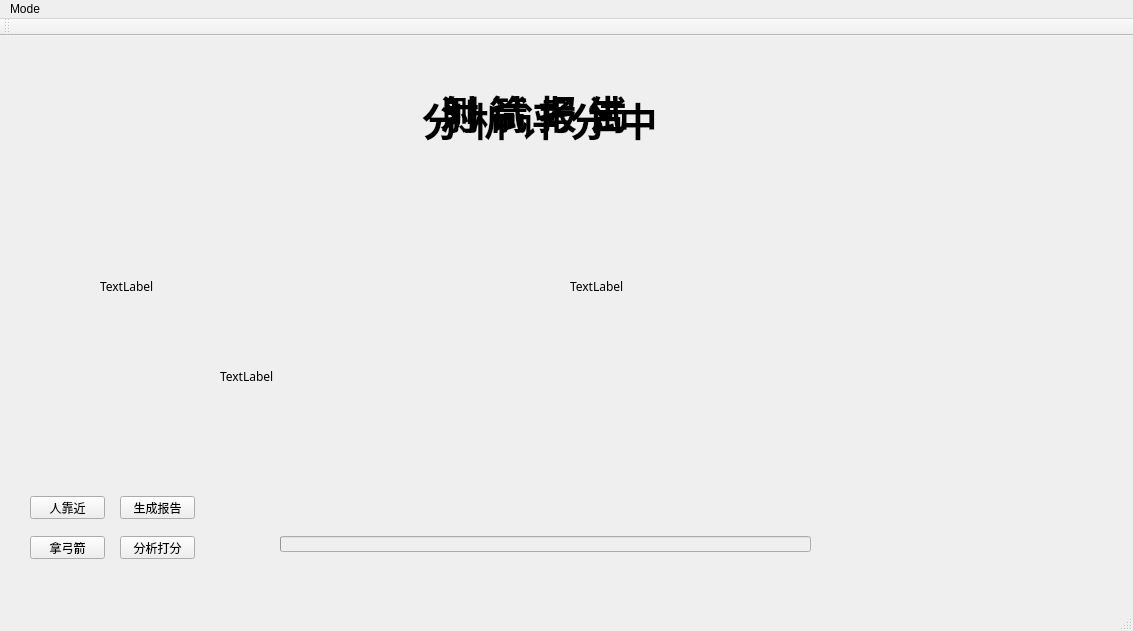
<?xml version="1.0" encoding="UTF-8"?>
<ui version="4.0">
 <class>MainWindow</class>
 <widget class="QMainWindow" name="MainWindow">
  <property name="geometry">
   <rect>
    <x>0</x>
    <y>0</y>
    <width>1133</width>
    <height>631</height>
   </rect>
  </property>
  <property name="windowTitle">
   <string>MainWindow</string>
  </property>
  <widget class="QWidget" name="centralWidget">
   <widget class="QProgressBar" name="progressBar">
    <property name="enabled">
     <bool>false</bool>
    </property>
    <property name="geometry">
     <rect>
      <x>280</x>
      <y>500</y>
      <width>531</width>
      <height>16</height>
     </rect>
    </property>
    <property name="maximum">
     <number>500</number>
    </property>
    <property name="value">
     <number>0</number>
    </property>
    <property name="textVisible">
     <bool>false</bool>
    </property>
   </widget>
   <widget class="QLabel" name="label1">
    <property name="geometry">
     <rect>
      <x>100</x>
      <y>100</y>
      <width>400</width>
      <height>300</height>
     </rect>
    </property>
    <property name="font">
     <font>
      <family>Gadugi</family>
     </font>
    </property>
    <property name="text">
     <string>TextLabel</string>
    </property>
   </widget>
   <widget class="QPushButton" name="pushButton">
    <property name="geometry">
     <rect>
      <x>30</x>
      <y>460</y>
      <width>75</width>
      <height>23</height>
     </rect>
    </property>
    <property name="text">
     <string>人靠近</string>
    </property>
   </widget>
   <widget class="QPushButton" name="pushButton_2">
    <property name="geometry">
     <rect>
      <x>30</x>
      <y>500</y>
      <width>75</width>
      <height>23</height>
     </rect>
    </property>
    <property name="text">
     <string>拿弓箭</string>
    </property>
   </widget>
   <widget class="QLabel" name="label2">
    <property name="geometry">
     <rect>
      <x>570</x>
      <y>100</y>
      <width>400</width>
      <height>300</height>
     </rect>
    </property>
    <property name="font">
     <font>
      <family>Gadugi</family>
     </font>
    </property>
    <property name="text">
     <string>TextLabel</string>
    </property>
    <property name="textFormat">
     <enum>Qt::PlainText</enum>
    </property>
   </widget>
   <widget class="QLabel" name="label">
    <property name="geometry">
     <rect>
      <x>440</x>
      <y>20</y>
      <width>211</width>
      <height>111</height>
     </rect>
    </property>
    <property name="font">
     <font>
      <family>微软雅黑</family>
      <pointsize>29</pointsize>
      <weight>75</weight>
      <bold>true</bold>
     </font>
    </property>
    <property name="text">
     <string>射 箭 考 试</string>
    </property>
   </widget>
   <widget class="QPushButton" name="pushButton_3">
    <property name="geometry">
     <rect>
      <x>120</x>
      <y>460</y>
      <width>75</width>
      <height>23</height>
     </rect>
    </property>
    <property name="text">
     <string>生成报告</string>
    </property>
   </widget>
   <widget class="QLabel" name="label_report">
    <property name="geometry">
     <rect>
      <x>440</x>
      <y>20</y>
      <width>211</width>
      <height>111</height>
     </rect>
    </property>
    <property name="font">
     <font>
      <family>微软雅黑</family>
      <pointsize>29</pointsize>
      <weight>75</weight>
      <bold>true</bold>
     </font>
    </property>
    <property name="text">
     <string>测 试 报 告</string>
    </property>
   </widget>
   <widget class="QPushButton" name="pushButton_4">
    <property name="geometry">
     <rect>
      <x>120</x>
      <y>500</y>
      <width>75</width>
      <height>23</height>
     </rect>
    </property>
    <property name="text">
     <string>分析打分</string>
    </property>
    <property name="checkable">
     <bool>false</bool>
    </property>
   </widget>
   <widget class="QLabel" name="estlabel">
    <property name="geometry">
     <rect>
      <x>220</x>
      <y>120</y>
      <width>691</width>
      <height>441</height>
     </rect>
    </property>
    <property name="font">
     <font>
      <family>Gadugi</family>
     </font>
    </property>
    <property name="text">
     <string>TextLabel</string>
    </property>
    <property name="textFormat">
     <enum>Qt::PlainText</enum>
    </property>
   </widget>
   <widget class="QWidget" name="">
    <property name="geometry">
     <rect>
      <x>370</x>
      <y>10</y>
      <width>339</width>
      <height>147</height>
     </rect>
    </property>
    <layout class="QVBoxLayout" name="verticalLayout">
     <item>
      <spacer name="verticalSpacer">
       <property name="orientation">
        <enum>Qt::Vertical</enum>
       </property>
       <property name="sizeHint" stdset="0">
        <size>
         <width>20</width>
         <height>40</height>
        </size>
       </property>
      </spacer>
     </item>
     <item>
      <layout class="QHBoxLayout" name="horizontalLayout">
       <item>
        <spacer name="horizontalSpacer_2">
         <property name="orientation">
          <enum>Qt::Horizontal</enum>
         </property>
         <property name="sizeHint" stdset="0">
          <size>
           <width>40</width>
           <height>20</height>
          </size>
         </property>
        </spacer>
       </item>
       <item>
        <widget class="QLabel" name="est">
         <property name="font">
          <font>
           <family>微软雅黑</family>
           <pointsize>29</pointsize>
           <weight>75</weight>
           <bold>true</bold>
          </font>
         </property>
         <property name="text">
          <string>分 析 评 分 中</string>
         </property>
        </widget>
       </item>
       <item>
        <spacer name="horizontalSpacer">
         <property name="orientation">
          <enum>Qt::Horizontal</enum>
         </property>
         <property name="sizeHint" stdset="0">
          <size>
           <width>40</width>
           <height>20</height>
          </size>
         </property>
        </spacer>
       </item>
      </layout>
     </item>
     <item>
      <spacer name="verticalSpacer_2">
       <property name="orientation">
        <enum>Qt::Vertical</enum>
       </property>
       <property name="sizeHint" stdset="0">
        <size>
         <width>20</width>
         <height>40</height>
        </size>
       </property>
      </spacer>
     </item>
    </layout>
   </widget>
  </widget>
  <widget class="QMenuBar" name="menuBar">
   <property name="geometry">
    <rect>
     <x>0</x>
     <y>0</y>
     <width>1133</width>
     <height>23</height>
    </rect>
   </property>
   <widget class="QMenu" name="menuMode">
    <property name="title">
     <string>Mode</string>
    </property>
    <addaction name="actionDebug_Mode"/>
    <addaction name="actionRelease_Mode"/>
   </widget>
   <addaction name="menuMode"/>
  </widget>
  <widget class="QToolBar" name="mainToolBar">
   <attribute name="toolBarArea">
    <enum>TopToolBarArea</enum>
   </attribute>
   <attribute name="toolBarBreak">
    <bool>false</bool>
   </attribute>
  </widget>
  <widget class="QStatusBar" name="statusBar"/>
  <action name="actionDebug_Mode">
   <property name="text">
    <string>Debug Mode</string>
   </property>
  </action>
  <action name="actionRelease_Mode">
   <property name="text">
    <string>Release Mode</string>
   </property>
  </action>
 </widget>
 <layoutdefault spacing="6" margin="11"/>
 <resources/>
 <connections>
  <connection>
   <sender>actionDebug_Mode</sender>
   <signal>triggered()</signal>
   <receiver>pushButton</receiver>
   <slot>show()</slot>
   <hints>
    <hint type="sourcelabel">
     <x>68</x>
     <y>56</y>
    </hint>
    <hint type="destinationlabel">
     <x>97</x>
     <y>466</y>
    </hint>
   </hints>
  </connection>
  <connection>
   <sender>actionDebug_Mode</sender>
   <signal>triggered()</signal>
   <receiver>pushButton_2</receiver>
   <slot>show()</slot>
   <hints>
    <hint type="sourcelabel">
     <x>-1</x>
     <y>-1</y>
    </hint>
    <hint type="destinationlabel">
     <x>97</x>
     <y>506</y>
    </hint>
   </hints>
  </connection>
  <connection>
   <sender>actionRelease_Mode</sender>
   <signal>triggered()</signal>
   <receiver>pushButton</receiver>
   <slot>hide()</slot>
   <hints>
    <hint type="sourcelabel">
     <x>-1</x>
     <y>-1</y>
    </hint>
    <hint type="destinationlabel">
     <x>97</x>
     <y>466</y>
    </hint>
   </hints>
  </connection>
  <connection>
   <sender>actionRelease_Mode</sender>
   <signal>triggered()</signal>
   <receiver>pushButton_2</receiver>
   <slot>hide()</slot>
   <hints>
    <hint type="sourcelabel">
     <x>-1</x>
     <y>-1</y>
    </hint>
    <hint type="destinationlabel">
     <x>97</x>
     <y>506</y>
    </hint>
   </hints>
  </connection>
  <connection>
   <sender>actionDebug_Mode</sender>
   <signal>triggered()</signal>
   <receiver>pushButton_3</receiver>
   <slot>show()</slot>
   <hints>
    <hint type="sourcelabel">
     <x>-1</x>
     <y>-1</y>
    </hint>
    <hint type="destinationlabel">
     <x>97</x>
     <y>546</y>
    </hint>
   </hints>
  </connection>
  <connection>
   <sender>actionRelease_Mode</sender>
   <signal>triggered()</signal>
   <receiver>pushButton_3</receiver>
   <slot>hide()</slot>
   <hints>
    <hint type="sourcelabel">
     <x>-1</x>
     <y>-1</y>
    </hint>
    <hint type="destinationlabel">
     <x>97</x>
     <y>546</y>
    </hint>
   </hints>
  </connection>
  <connection>
   <sender>actionDebug_Mode</sender>
   <signal>triggered()</signal>
   <receiver>pushButton_4</receiver>
   <slot>show()</slot>
   <hints>
    <hint type="sourcelabel">
     <x>-1</x>
     <y>-1</y>
    </hint>
    <hint type="destinationlabel">
     <x>157</x>
     <y>546</y>
    </hint>
   </hints>
  </connection>
  <connection>
   <sender>actionRelease_Mode</sender>
   <signal>triggered()</signal>
   <receiver>pushButton_4</receiver>
   <slot>hide()</slot>
   <hints>
    <hint type="sourcelabel">
     <x>-1</x>
     <y>-1</y>
    </hint>
    <hint type="destinationlabel">
     <x>157</x>
     <y>546</y>
    </hint>
   </hints>
  </connection>
 </connections>
</ui>
